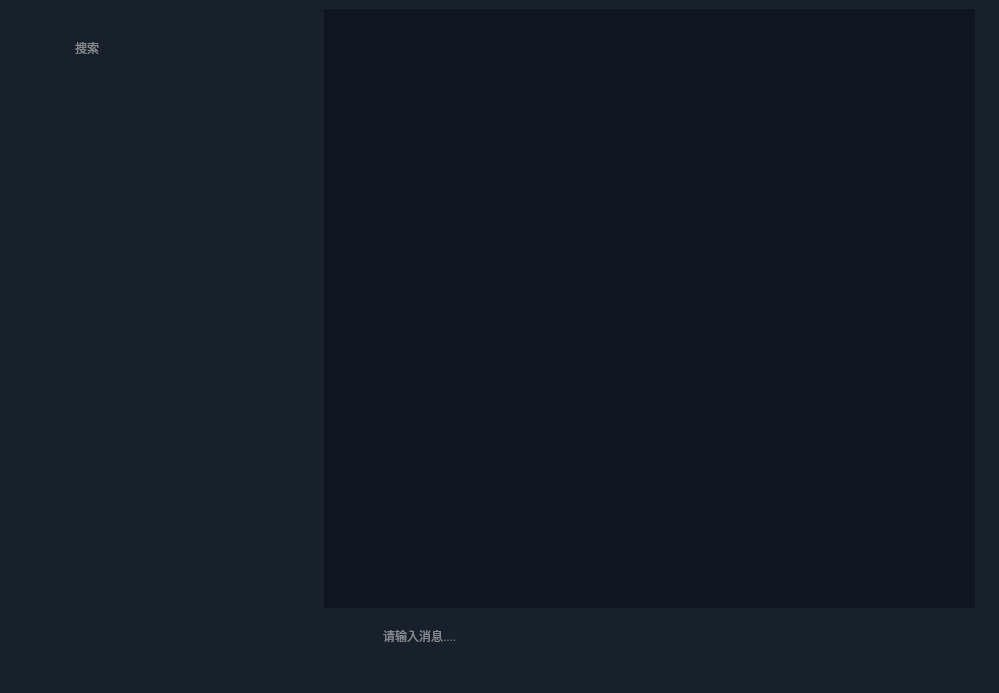
<?xml version="1.0" encoding="UTF-8"?>
<ui version="4.0">
 <class>MainWindow</class>
 <widget class="QMainWindow" name="MainWindow">
  <property name="geometry">
   <rect>
    <x>0</x>
    <y>0</y>
    <width>999</width>
    <height>693</height>
   </rect>
  </property>
  <property name="windowTitle">
   <string>MainWindow</string>
  </property>
  <property name="styleSheet">
   <string notr="true">color: #F5F5F5;
background-color: rgb(23, 33, 43);
border-color: rgb(23, 33, 43);
</string>
  </property>
  <widget class="QWidget" name="centralwidget">
   <layout class="QHBoxLayout" name="horizontalLayout">
    <item>
     <widget class="QWidget" name="widget_2" native="true">
      <property name="maximumSize">
       <size>
        <width>300</width>
        <height>16777215</height>
       </size>
      </property>
      <property name="styleSheet">
       <string notr="true">border:none;</string>
      </property>
      <layout class="QGridLayout" name="gridLayout">
       <item row="1" column="0">
        <widget class="QScrollArea" name="scrollArea">
         <property name="maximumSize">
          <size>
           <width>16777215</width>
           <height>16777215</height>
          </size>
         </property>
         <property name="widgetResizable">
          <bool>true</bool>
         </property>
         <widget class="QWidget" name="scrollAreaWidgetContents">
          <property name="geometry">
           <rect>
            <x>0</x>
            <y>0</y>
            <width>282</width>
            <height>545</height>
           </rect>
          </property>
          <layout class="QHBoxLayout" name="horizontalLayout_2">
           <property name="spacing">
            <number>0</number>
           </property>
           <property name="leftMargin">
            <number>0</number>
           </property>
           <property name="topMargin">
            <number>0</number>
           </property>
           <property name="rightMargin">
            <number>0</number>
           </property>
           <property name="bottomMargin">
            <number>0</number>
           </property>
           <item>
            <widget class="QTableView" name="tableView">
             <property name="autoScrollMargin">
              <number>16</number>
             </property>
            </widget>
           </item>
          </layout>
         </widget>
        </widget>
       </item>
       <item row="0" column="0">
        <widget class="QWidget" name="Menu" native="true">
         <property name="minimumSize">
          <size>
           <width>0</width>
           <height>60</height>
          </size>
         </property>
         <layout class="QHBoxLayout" name="horizontalLayout_3">
          <item>
           <widget class="QLabel" name="SideMenuButton">
            <property name="minimumSize">
             <size>
              <width>40</width>
              <height>40</height>
             </size>
            </property>
            <property name="styleSheet">
             <string notr="true">QLabel:hover {
 image: url(:/resources/SideButtonEnter.png);

}

QLabel{
image: url(:/resources/SideButtonLeave.png);
}</string>
            </property>
            <property name="text">
             <string/>
            </property>
           </widget>
          </item>
          <item>
           <widget class="QLineEdit" name="SearchInput">
            <property name="minimumSize">
             <size>
              <width>0</width>
              <height>35</height>
             </size>
            </property>
            <property name="styleSheet">
             <string notr="true">QLineEdit{color:#5E7683;
border-radius: 4px;
border:none;
background: #242F3D;
padding-left:10px;
};

</string>
            </property>
            <property name="inputMask">
             <string/>
            </property>
            <property name="placeholderText">
             <string>搜索</string>
            </property>
           </widget>
          </item>
         </layout>
        </widget>
       </item>
      </layout>
     </widget>
    </item>
    <item>
     <widget class="QLabel" name="LeftSpaceLabel">
      <property name="minimumSize">
       <size>
        <width>0</width>
        <height>0</height>
       </size>
      </property>
      <property name="maximumSize">
       <size>
        <width>3</width>
        <height>16777215</height>
       </size>
      </property>
      <property name="styleSheet">
       <string notr="true"/>
      </property>
      <property name="text">
       <string/>
      </property>
     </widget>
    </item>
    <item>
     <widget class="QWidget" name="widget_3" native="true">
      <property name="styleSheet">
       <string notr="true">border:none;</string>
      </property>
      <layout class="QGridLayout" name="gridLayout_2">
       <property name="leftMargin">
        <number>0</number>
       </property>
       <property name="topMargin">
        <number>0</number>
       </property>
       <property name="rightMargin">
        <number>0</number>
       </property>
       <property name="bottomMargin">
        <number>0</number>
       </property>
       <property name="spacing">
        <number>0</number>
       </property>
       <item row="0" column="0">
        <widget class="QScrollArea" name="MessageWidgetScrollArea">
         <property name="styleSheet">
          <string notr="true">background-color: rgb(14, 22, 33);
</string>
         </property>
         <property name="widgetResizable">
          <bool>true</bool>
         </property>
         <widget class="QWidget" name="scrollAreaWidgetContents_2">
          <property name="geometry">
           <rect>
            <x>0</x>
            <y>0</y>
            <width>644</width>
            <height>575</height>
           </rect>
          </property>
         </widget>
        </widget>
       </item>
       <item row="1" column="0">
        <widget class="QWidget" name="EditMessageWidget" native="true">
         <property name="minimumSize">
          <size>
           <width>0</width>
           <height>54</height>
          </size>
         </property>
         <property name="styleSheet">
          <string notr="true"/>
         </property>
         <layout class="QHBoxLayout" name="horizontalLayout_4">
          <property name="spacing">
           <number>16</number>
          </property>
          <property name="topMargin">
           <number>11</number>
          </property>
          <item>
           <widget class="QPushButton" name="pushButton">
            <property name="minimumSize">
             <size>
              <width>0</width>
              <height>25</height>
             </size>
            </property>
            <property name="maximumSize">
             <size>
              <width>86</width>
              <height>25</height>
             </size>
            </property>
            <property name="styleSheet">
             <string notr="true">QPushButton {
image: url(:/resources/file_leave.png);
}

QPushButton:hover {
	image: url(:/resources/file_enter.png);
}</string>
            </property>
            <property name="text">
             <string/>
            </property>
           </widget>
          </item>
          <item>
           <widget class="QLineEdit" name="lineEdit">
            <property name="minimumSize">
             <size>
              <width>0</width>
              <height>33</height>
             </size>
            </property>
            <property name="placeholderText">
             <string>请输入消息....</string>
            </property>
           </widget>
          </item>
          <item>
           <widget class="QPushButton" name="ExpressionButton">
            <property name="minimumSize">
             <size>
              <width>0</width>
              <height>25</height>
             </size>
            </property>
            <property name="styleSheet">
             <string notr="true">QPushButton {
	image: url(:/resources/expression_leave.png);
}
QPushButton:hover {
	image: url(:/resources/expression_enter.png);
}</string>
            </property>
            <property name="text">
             <string/>
            </property>
           </widget>
          </item>
          <item>
           <widget class="QPushButton" name="VoiceButton">
            <property name="minimumSize">
             <size>
              <width>1</width>
              <height>25</height>
             </size>
            </property>
            <property name="styleSheet">
             <string notr="true">QPushButton {
	image: url(:/resources/voice_leave.png);
}
QPushButton:hover {
	image: url(:/resources/voice_enter.png);
}</string>
            </property>
            <property name="text">
             <string/>
            </property>
           </widget>
          </item>
          <item>
           <widget class="QPushButton" name="SendMessageButton">
            <property name="minimumSize">
             <size>
              <width>0</width>
              <height>25</height>
             </size>
            </property>
            <property name="styleSheet">
             <string notr="true">QPushButton {
	image: url(:/resources/send-message.png);
}</string>
            </property>
            <property name="text">
             <string/>
            </property>
           </widget>
          </item>
         </layout>
        </widget>
       </item>
      </layout>
     </widget>
    </item>
    <item>
     <widget class="QLabel" name="RightSpaceLabel">
      <property name="minimumSize">
       <size>
        <width>0</width>
        <height>0</height>
       </size>
      </property>
      <property name="maximumSize">
       <size>
        <width>3</width>
        <height>16777215</height>
       </size>
      </property>
      <property name="styleSheet">
       <string notr="true"/>
      </property>
      <property name="text">
       <string/>
      </property>
     </widget>
    </item>
    <item>
     <widget class="QWidget" name="RightWidget" native="true">
      <property name="minimumSize">
       <size>
        <width>0</width>
        <height>0</height>
       </size>
      </property>
      <property name="maximumSize">
       <size>
        <width>3</width>
        <height>16777215</height>
       </size>
      </property>
      <property name="styleSheet">
       <string notr="true"/>
      </property>
     </widget>
    </item>
   </layout>
  </widget>
  <widget class="QMenuBar" name="menubar">
   <property name="geometry">
    <rect>
     <x>0</x>
     <y>0</y>
     <width>999</width>
     <height>25</height>
    </rect>
   </property>
  </widget>
  <widget class="QStatusBar" name="statusbar"/>
 </widget>
 <resources>
  <include location="../res/res.qrc"/>
 </resources>
 <connections/>
</ui>
